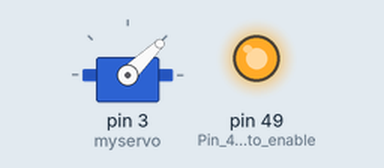
Recording of a sketch running on a simulated Arduino Mega 2560, built with avr-gcc and run on an emulated ATmega2560. On the bench: servo, output pins drawn as LEDs (lit = HIGH).

Above: at 0.05 s.
At 3.0 s:
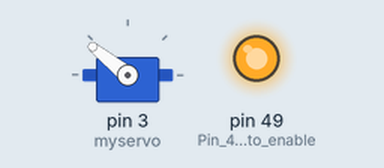
Timing chart, 0 to 6.9 s (numbered marks = the images above):
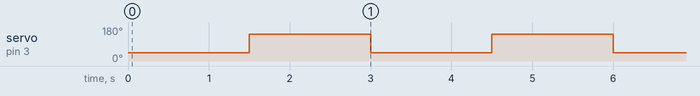

Measured:
- by itself, servo on pin 3 (myservo): alternates 141° for 1.5 s and 44° for 1.5 s

The sketch:

ServoMove.ino
```cpp
#include <Servo.h>

Servo myservo;      // create servo object to control a servo

void setup()
{
  pinMode(49, OUTPUT);                 //Pin 49 is used to enable IO power
  digitalWrite(49, 1);                 //Enable IO power on main CPU board

  myservo.attach(3);  // attaches the servo  to the servo object useing pin 3
}

void loop()
{
  myservo.writeMicroseconds(1000);      // sets the servo position full speed backward
  delay(1500);                           // waits for the servo to get there
  myservo.writeMicroseconds(2000);      // sets the servo position full speed forward
  delay(1500);                           // waits for the servo to get there
}
```
